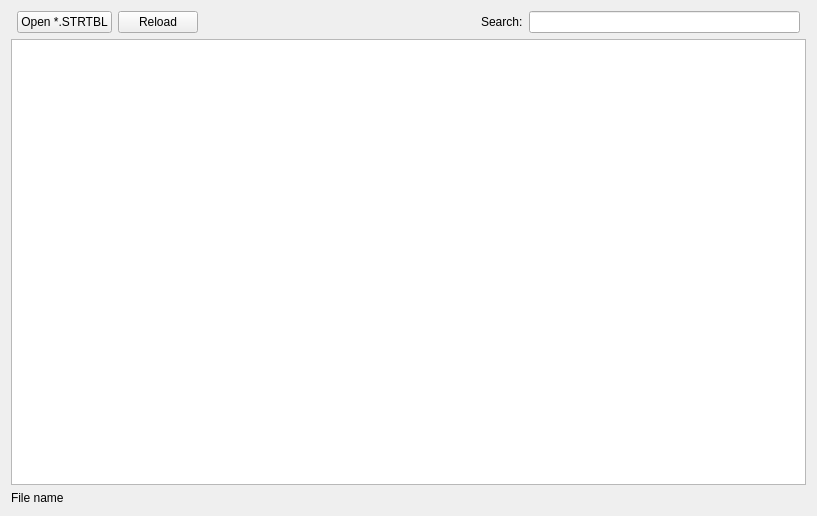
<?xml version="1.0" encoding="UTF-8"?>
<ui version="4.0">
 <class>SymbolTable3</class>
 <widget class="QWidget" name="SymbolTable3">
  <property name="geometry">
   <rect>
    <x>0</x>
    <y>0</y>
    <width>817</width>
    <height>516</height>
   </rect>
  </property>
  <property name="windowTitle">
   <string>SymbolTable</string>
  </property>
  <layout class="QGridLayout" name="gridLayout">
   <item row="3" column="0" colspan="7">
    <widget class="QLabel" name="labelFileName">
     <property name="text">
      <string>File name</string>
     </property>
    </widget>
   </item>
   <item row="0" column="3">
    <spacer name="horizontalSpacer">
     <property name="orientation">
      <enum>Qt::Horizontal</enum>
     </property>
     <property name="sizeHint" stdset="0">
      <size>
       <width>40</width>
       <height>20</height>
      </size>
     </property>
    </spacer>
   </item>
   <item row="1" column="0" colspan="7">
    <widget class="QTableView" name="listDisplay">
     <property name="gridStyle">
      <enum>Qt::NoPen</enum>
     </property>
     <property name="sortingEnabled">
      <bool>true</bool>
     </property>
     <attribute name="horizontalHeaderCascadingSectionResizes">
      <bool>false</bool>
     </attribute>
     <attribute name="horizontalHeaderDefaultSectionSize">
      <number>150</number>
     </attribute>
     <attribute name="horizontalHeaderHighlightSections">
      <bool>false</bool>
     </attribute>
     <attribute name="horizontalHeaderShowSortIndicator" stdset="0">
      <bool>true</bool>
     </attribute>
     <attribute name="horizontalHeaderStretchLastSection">
      <bool>true</bool>
     </attribute>
     <attribute name="verticalHeaderCascadingSectionResizes">
      <bool>true</bool>
     </attribute>
     <attribute name="verticalHeaderDefaultSectionSize">
      <number>20</number>
     </attribute>
     <attribute name="verticalHeaderMinimumSectionSize">
      <number>10</number>
     </attribute>
    </widget>
   </item>
   <item row="0" column="4">
    <widget class="QLabel" name="label">
     <property name="text">
      <string>Search:</string>
     </property>
    </widget>
   </item>
   <item row="0" column="5">
    <widget class="QLineEdit" name="searchEdit"/>
   </item>
   <item row="0" column="2">
    <widget class="QPushButton" name="pushReload">
     <property name="text">
      <string>Reload</string>
     </property>
    </widget>
   </item>
   <item row="0" column="1">
    <widget class="QPushButton" name="pushString">
     <property name="text">
      <string>Open *.STRTBL</string>
     </property>
    </widget>
   </item>
  </layout>
 </widget>
 <layoutdefault spacing="6" margin="11"/>
 <resources/>
 <connections/>
</ui>
